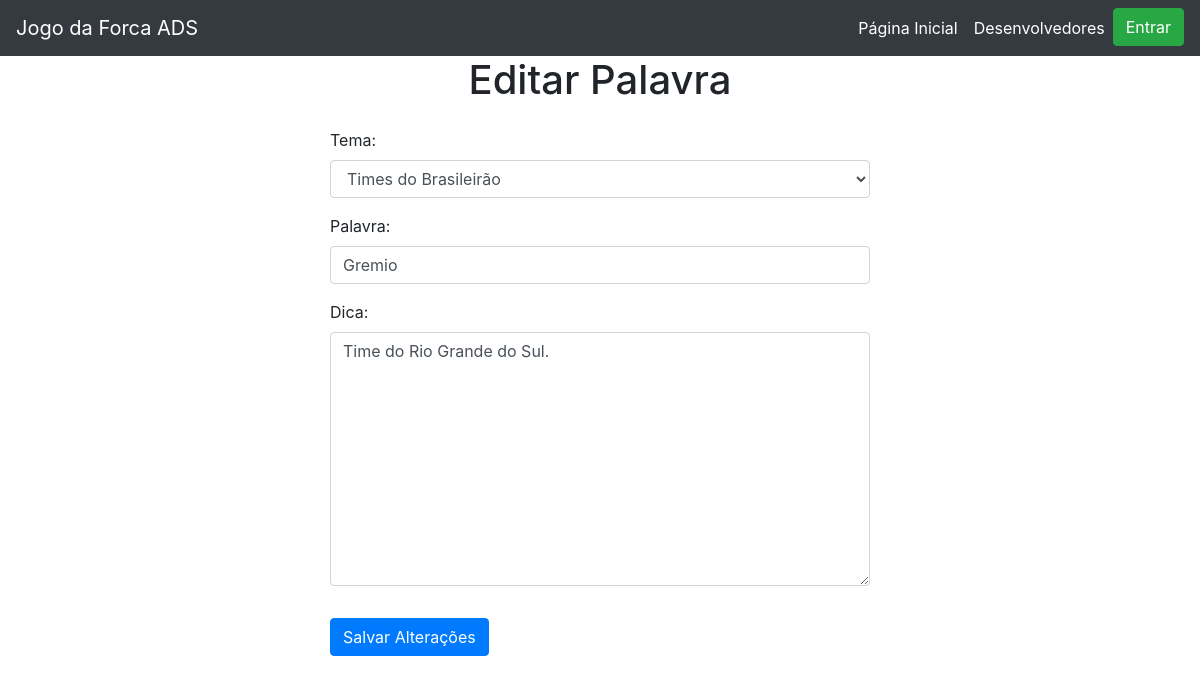
Page /professor/palavra/editar-palavra/1/ on the committed database.
### core/models.py (models this page shows, shortened)
class Palavra(models.Model):
    tema = models.ForeignKey(Tema, on_delete=models.CASCADE, related_name='palavras')
    palavra = models.CharField(max_length=100)
    dica = models.CharField(max_length=255, blank=True, null=True)

### core/views.py (the view)
# urls.py: path('professor/palavra/editar-palavra/<int:pk>/', EditarPalavraPageView.as_view(), name='editarPalavra'),
class EditarPalavraPageView(UpdateView):
    model = Palavra
    form_class = PalavraForm
    template_name = 'professor/palavras/editarPalavras.html'
    success_url = reverse_lazy('administrarPalavrasPage')

### core/forms.py
class PalavraForm(forms.ModelForm):
    class Meta:
        model = Palavra
        fields = ['tema', 'palavra', 'dica']
        widgets = {
            'tema': forms.Select(attrs={'class': 'form-control'}),
            'palavra': forms.TextInput(attrs={'class': 'form-control'}),
            'dica': forms.Textarea(attrs={'class': 'form-control'}),
        }
    def __init__(self, *args, **kwargs):
        super().__init__(*args, **kwargs)
        self.fields['dica'].required = False

### core/models.py (called while the page is built)
    def __str__(self):
        return self.nome

### core/templates/professor/palavras/editarPalavras.html (shortened to what this page needs)
{% extends "base.html" %}
{% block main %}
<div class="container">
  <h1 class="text-center mb-4">Editar Palavra</h1>
  <div class="row justify-content-center">
    <div class="col-md-6">
      <form method="post">
        {{ form.as_p }}
        <button type="submit" class="btn btn-primary mt-3">Salvar Alterações</button>
      </form>
    </div>
  </div>
</div>
{% endblock main %}

### rows in the picture
Palavra: tema "Times do Brasileirão", palavra "Gremio", dica "Time do Rio Grande do Sul."
